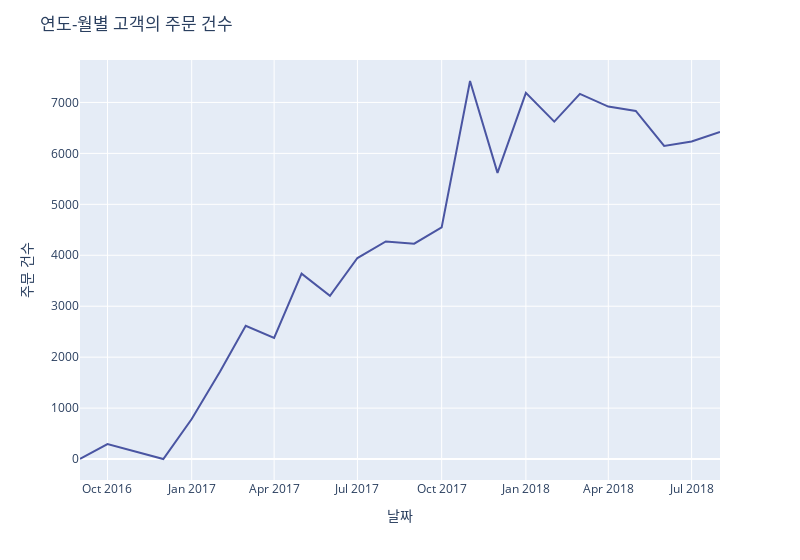

The notebook cell saved with this chart:
### Markdown cell above
### 연도-월별 고객의 주문 건수

### Code cell
a = order_uniqueid.groupby(pd.to_datetime(order_uniqueid['order_purchase_timestamp']).dt.strftime('%Y-%m'))['customer_unique_id'].size().reset_index()

# 첫 번째 그래프 추가 (라인 플롯)
fig = px.line(
        x=a['order_purchase_timestamp'],
        y=a['customer_unique_id'],
    )

# 라인 스타일과 색상 설정
fig.update_traces(
    line=dict(color='#4A55A2', dash='solid'),  # 선 스타일과 색상 설정
    marker=dict(color='#4A55A2'),  # 마커 색상 설정
)

# 레이아웃 설정
fig.update_layout(
    title='연도-월별 고객의 주문 건수',  # 전체 그래프의 제목
    xaxis=dict(title='날짜'),  # x축 레이블 설정
    yaxis=dict(title='주문 건수'),
    legend=dict(),
    width=800
)

fig.show()
chart_studio.tools.set_credentials_file(username='ghktkf7788', api_key='D9ASyMzNm4ltyTqLQ8CH')
plot(fig, filename = '연도-월별 고객의 주문 건수', auto_open=True)

### Figure 1 — Plotly figure (JSON) as saved in the notebook; plotly's stock layout.template omitted (floating-point values rounded to 4 significant figures)
{"data": [{"hovertemplate": "x=%{x}<br>y=%{y}<extra></extra>", "legendgroup": "", "line": {"color": "#4A55A2", "dash": "solid"}, "marker": {"color": "#4A55A2", "symbol": "circle"}, "mode": "lines", "name": "", "orientation": "v", "showlegend": false, "type": "scatter", "x": ["2016-09", "2016-10", "2016-12", "2017-01", "2017-02", "2017-03", "2017-04", "2017-05", "2017-06", "2017-07", "2017-08", "2017-09", "2017-10", "2017-11", "2017-12", "2018-01", "2018-02", "2018-03", "2018-04", "2018-05", "2018-06", "2018-07", "2018-08"], "xaxis": "x", "y": [2, 293, 1, 787, 1717, 2617, 2376, 3640, 3205, 3946, 4272, 4227, 4547, 7421, 5618, 7187, 6624, 7168, 6919, 6833, 6145, 6233, 6421], "yaxis": "y"}], "layout": {"legend": {"tracegroupgap": 0}, "margin": {"t": 60}, "title": {"text": "연도-월별 고객의 주문 건수"}, "width": 800, "xaxis": {"anchor": "y", "domain": [0, 1], "title": {"text": "날짜"}}, "yaxis": {"anchor": "x", "domain": [0, 1], "title": {"text": "주문 건수"}}}}
